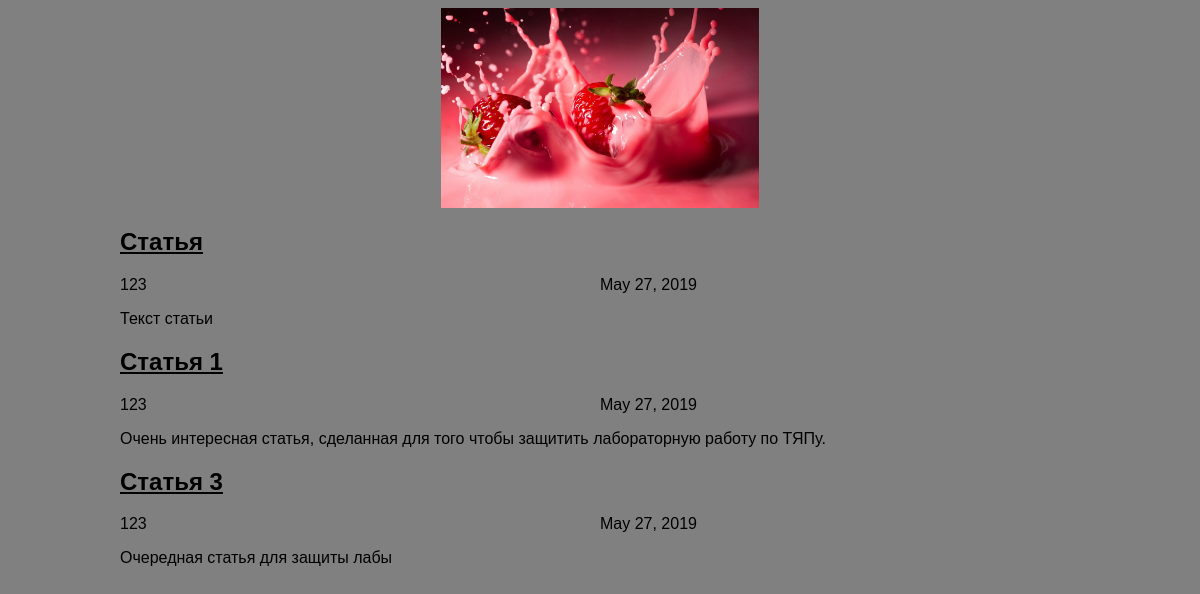
The page / on the database its author committed.
### articles/models.py (models this page shows, shortened)
class Article(models.Model):
    title=models.CharField(max_length=200)
    author=models.ForeignKey(User, on_delete=models.CASCADE)
    text=models.TextField()
    created_date=models.DateField(auto_now_add=True)
    def get_excerpt(self):
        return self.text[:140] + "..." if len(self.text) > 140 else self.text

### articles/views.py (the view)
# urls.py: path('', views.archive, name='archive'),
def archive (request):
    return render(request, 'archive.html', {"posts": Article.objects.all()})

### articles/templates/archive.html (shortened to what this page needs)
<!DOCTYPE html>
<html>
<head>
<link rel="stylesheet" href="{{ STATIC_URL}} /static/css/article.css">
</head>
<body>
  <div class="archive">
    <div class="header">
      <img src="{{ STATIC_URL }}/static/img/img1.png" height="200"/>
    </div>
    {% for post in posts %}
      <div class="one-post">
        <h2 class="post-title"><a href="../../article/{{post.id}}">{{ post.title }}</a></h2>
        <div class="article-info">
          <div class="article-author">{{ post.author.username }}</div>
          <div class="article-createddate">{{ post.created_date }}</div>
        </div>
        <p class="article-text">{{ post.get_excerpt }}</p>
      </div>
    {% endfor %}
  </div>
</body>
</html>

### articles/static/css/article.css (style rules this page uses)
body { background: grey; font-family: Tahoma, Arial, sans-serif; color: #000000; }
.header img { display: block; width: 318px; margin-left: auto; margin-right: auto; }
.archive { width: 960px; margin-left: auto; margin-right: auto; }
.post-title a { color: #000000; }
.article-author { width: 50%; float: left; }

### rows shown on the page
Article: title "Статья", author.username "123", created_date "May 27, 2019", get_excerpt "Текст статьи"
Article: title "Статья 1", author.username "123", created_date "May 27, 2019", get_excerpt "Очень интересная статья, сделанная для того чтобы защитить лабораторную работу по ТЯПу."
Article: title "Статья 3", author.username "123", created_date "May 27, 2019", get_excerpt "Очередная статья для защиты лабы"
